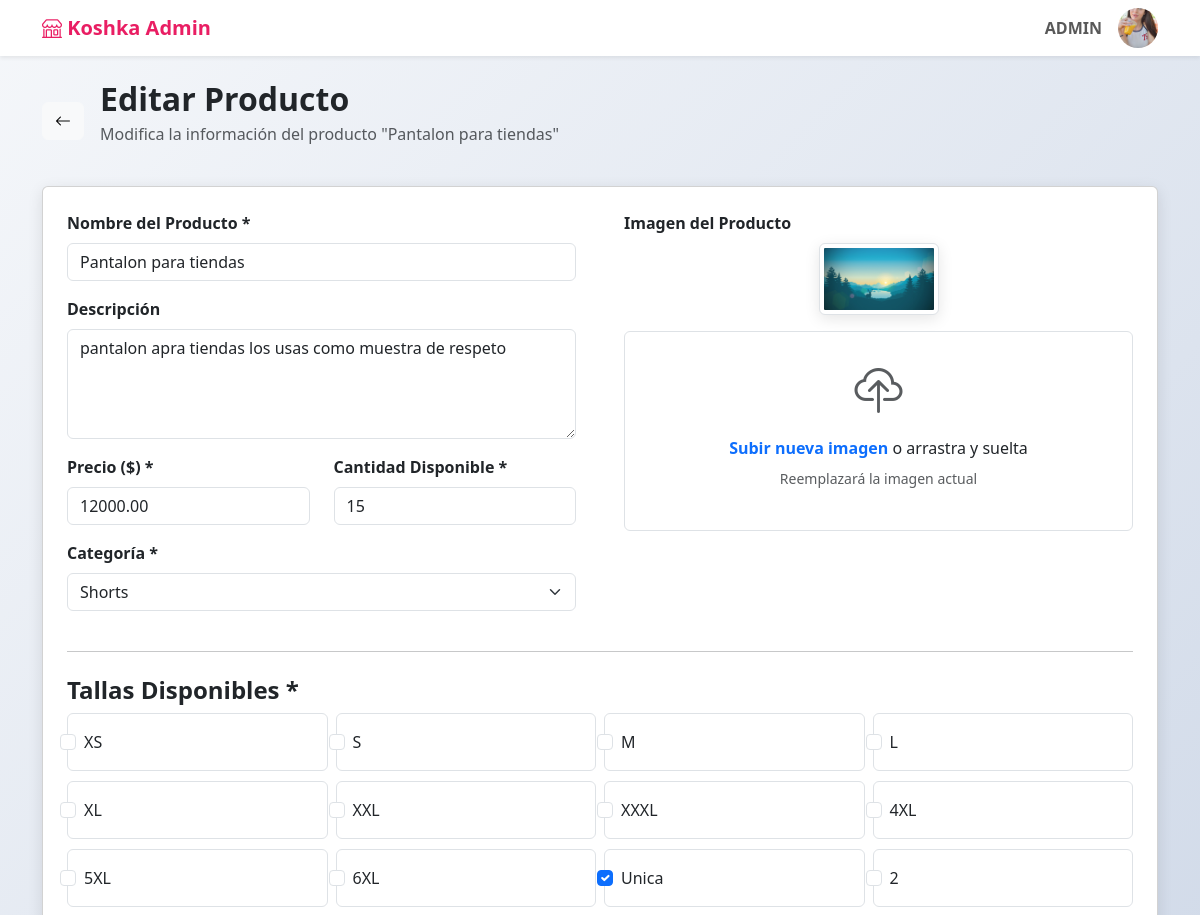
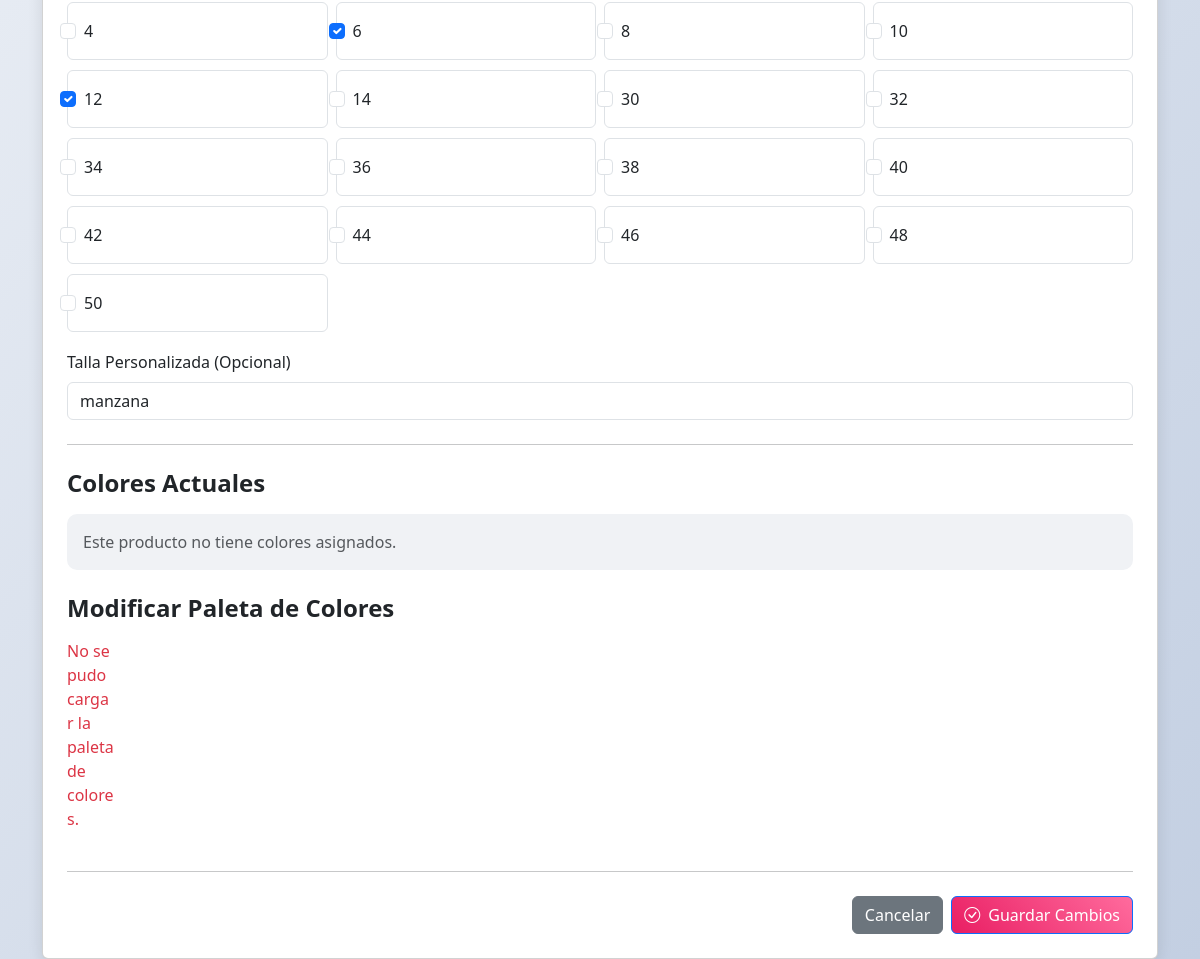
/views/editar.php?id=8 (signed in), run on the app's committed database (2 pictures, top to bottom).
### tables this page shows
CREATE TABLE `user` (
  `id` int(11) NOT NULL,
  `Pin` int(6) NOT NULL,
  `NombreCompleto` varchar(100) NOT NULL,
  `Email` varchar(100) NOT NULL,
  `Usuario` varchar(50) NOT NULL,
  `Contraseña` varchar(255) NOT NULL,
  `creado_en` timestamp NOT NULL DEFAULT current_timestamp(),
  `img` varchar(255) NOT NULL
);

CREATE TABLE `productos` (
  `id` int(11) NOT NULL,
  `nombre` varchar(150) NOT NULL,
  `descripcion` text DEFAULT NULL,
  `precio` decimal(10,2) NOT NULL,
  `stock` int(11) DEFAULT 0,
  `categoria_id` int(11) DEFAULT NULL,
  `img` varchar(255) NOT NULL,
  `estado` enum('activo','inactivo') DEFAULT 'activo'
);

CREATE TABLE `categorias_ropa` (
  `id` int(11) NOT NULL,
  `nombre` varchar(100) NOT NULL,
  `descripcion` text DEFAULT NULL
);

CREATE TABLE `tallas_ropa` (
  `id` int(11) NOT NULL,
  `talla` varchar(10) NOT NULL,
  `tipo` varchar(50) DEFAULT NULL,
  `descripcion` text DEFAULT NULL
);

CREATE TABLE `producto_talla` (
  `id` int(11) NOT NULL,
  `producto_id` int(11) NOT NULL,
  `talla_id` int(11) DEFAULT NULL,
  `talla_personalizada` varchar(50) DEFAULT NULL
);

### php/editar.php (called while the page is built, shortened)
<?php
require "../config/db.php";
$userName = $_SESSION['user_name'];
if ($_SERVER['REQUEST_METHOD'] === 'GET' && isset($_GET['id'])) {
    $id = intval($_GET['id']);
    $stmt = $conexion->prepare("SELECT * FROM productos WHERE id = ?");
    $stmt->execute([$id]);
    $producto = $stmt->fetch(PDO::FETCH_ASSOC);
    $categorias = $conexion->query("SELECT * FROM categorias_ropa")->fetchAll(PDO::FETCH_ASSOC);
    $tallasDisponibles = $conexion->query("SELECT * FROM tallas_ropa ORDER BY id ASC")->fetchAll(PDO::FETCH_ASSOC);
    $stmtTallas = $conexion->prepare("SELECT talla_id FROM producto_talla WHERE producto_id = ? AND talla_id IS NOT NULL");
    $stmtTallas->execute([$id]);
    $tallas = $stmtTallas->fetchAll(PDO::FETCH_COLUMN);
    $stmtCustom = $conexion->prepare("SELECT talla_personalizada FROM producto_talla WHERE producto_id = ? AND talla_personalizada IS NOT NULL LIMIT 1");
    $stmtCustom->execute([$id]);
    $tallaPersonalizada = $stmtCustom->fetchColumn();
} else {
    header("Location: ../views/index.php");
    exit();
}
?>

### views/editar.php (the view, shortened to what this page needs)
<?php
require "../php/editar.php";
?>
<!DOCTYPE html>
<html lang="es">
<head>
    <link rel="stylesheet" href="../css/editar.css">
    <link href="https://cdn.jsdelivr.net/npm/bootstrap@5.3.0/dist/css/bootstrap.min.css" rel="stylesheet">
    <link href="https://cdn.jsdelivr.net/npm/bootstrap-icons@1.10.0/font/bootstrap-icons.css" rel="stylesheet">
</head>
<body>
    <?php include "nav.php"; ?>
    <div class="container mt-4">
        <div class="d-flex align-items-center mb-4">
            <a href="index.php" class="btn btn-light me-3"><i class="bi bi-arrow-left"></i></a>
            <div>
                <h2 class="fw-bold text-dark mb-1">Editar Producto</h2>
                <p class="text-muted">Modifica la información del producto "<?= htmlspecialchars($producto['nombre']); ?>"</p>
            </div>
        </div>
        <div class="card">
            <div class="card-body p-4">
                <form method="POST" enctype="multipart/form-data" action="../php/editar.php">
                    <div class="row gx-5">
                        <div class="col-lg-6">
                            <div class="mb-3">
                                <label for="productName" class="form-label fw-semibold">Nombre del Producto *</label>
                                <input type="text" class="form-control" name="productName" id="productName" value="<?= htmlspecialchars($producto['nombre']); ?>" required>
                            </div>
                            <div class="mb-3">
                                <label for="productDescription" class="form-label fw-semibold">Descripción</label>
                                <textarea class="form-control" name="productDescription" id="productDescription" rows="4"><?= htmlspecialchars($producto['descripcion']); ?></textarea>
                            </div>
                            <div class="row">
                                <div class="col-md-6">
                                    <div class="mb-3">
                                        <label for="productPrice" class="form-label fw-semibold">Precio ($) *</label>
                                        <input type="number" class="form-control" name="productPrice" id="productPrice" step="0.01" value="<?= $producto['precio']; ?>" required>
                                    </div>
                                </div>
                                <div class="col-md-6">
                                    <div class="mb-3">
                                        <label for="productStock" class="form-label fw-semibold">Cantidad Disponible *</label>
                                        <input type="number" class="form-control" name="productStock" id="productStock" value="<?= $producto['stock']; ?>" required>
                                    </div>
                                </div>
                            </div>
                            <div class="mb-3">
                                <label for="productCategory" class="form-label fw-semibold">Categoría *</label>
                                <select class="form-select" name="productCategory" id="productCategory" required>
                                    <?php foreach ($categorias as $cat): ?>
                                        <option value="<?= $cat['id']; ?>" <?= $cat['id'] == $producto['categoria_id'] ? 'selected' : '' ?>>
                                            <?= htmlspecialchars($cat['nombre']); ?>
                                        </option>
                                    <?php endforeach; ?>
                                </select>
                            </div>
                        </div>
                        <div class="col-lg-6">
                            <div class="mb-3">
                                <label class="form-label fw-semibold">Imagen del Producto</label>
                                <div class="mb-2 text-center">
                                    <?php if (!empty($producto['img'])): ?>
                                        <img src="<?= $producto['img']; ?>" alt="Imagen actual" class="current-image img-thumbnail mb-2">
                                    <?php endif; ?>
                                </div>
                                <div class="upload-area text-center border rounded p-4 position-relative" id="uploadArea" style="cursor: pointer; overflow: hidden; min-height: 200px;">
                                    <div id="uploadPlaceholder">
                                        <i class="bi bi-cloud-upload text-muted" style="font-size: 3rem;"></i>
                                        <p class="mt-2 mb-2"><span class="text-primary fw-semibold">Subir nueva imagen</span> o arrastra y suelta</p>
                                        <p class="text-muted small">Reemplazará la imagen actual</p>
                                    </div>
                                </div>
                            </div>
                        </div>
                    </div>
                    <hr class="my-4">
                    <div class="mb-4">
                        <h4 class="fw-semibold">Tallas Disponibles *</h4>
                        <div class="row g-2">
                            <?php foreach ($tallasDisponibles as $t): ?>
                                <div class="col-6 col-sm-4 col-md-3">
                                    <div class="form-check border rounded p-3">
                                        <input class="form-check-input" type="checkbox" name="tallas[]" id="talla<?= $t['id'] ?>" value="<?= $t['id'] ?>" <?= in_array($t['id'], $tallas ?? []) ? 'checked' : '' ?>>
                                        <label class="form-check-label w-100" for="talla<?= $t['id'] ?>"><?= htmlspecialchars($t['talla']) ?></label>
                                    </div>
                                </div>
                            <?php endforeach; ?>
                            <div class="col-12 mt-3">
                                <label for="sizeInput" class="form-label">Talla Personalizada (Opcional)</label>
                                <input type="text" class="form-control" name="talla_personalizada" id="sizeInput" placeholder="Ej: Única, 3XL, etc." value="<?= htmlspecialchars($tallaPersonalizada ?? '') ?>">
                            </div>
                        </div>
                    </div>
                    <hr class="my-4">
                    <div class="mb-4">
                        <h4 class="fw-semibold mb-3">Colores Actuales</h4>
                        <div id="current-colors-container" class="d-flex flex-wrap align-items-center gap-2">
                            <?php if (empty($productoColores)): ?>
                                <p class="text-muted m-0">Este producto no tiene colores asignados.</p>
                            <?php else: ?>
                                <?php foreach ($productoColores as $color): ?>
                                    <span class="color-swatch" style="background-color: <?= htmlspecialchars($color['codigo_hex']); ?>;" title="<?= htmlspecialchars($color['nombre']); ?>"></span>
                                <?php endforeach; ?>
                            <?php endif; ?>
                        </div>
                    </div>
                    <div class="mb-3">
                        <h4 class="mb-3 fw-semibold">Modificar Paleta de Colores</h4>
                        <div id="color-palette-container"></div>
                    </div>
                    <hr class="my-4">
                    <div class="d-flex justify-content-end gap-2">
                        <a href="index.php" class="btn btn-secondary">Cancelar</a>
                        <button type="submit" class="btn btn-primary"><i class="bi bi-check-circle me-2"></i>Guardar Cambios</button>
                    </div>
                </form>
            </div>
        </div>
    </div>
</body>
</html>

### views/nav.php (shortened to what this page needs)
<?php
   $userId = $_SESSION['user_id'];
   $sqlUserImg = "SELECT img FROM user WHERE id = ?";
   $stmtUser = $conexion->prepare($sqlUserImg);
   $stmtUser->execute([$userId]);
   $userData = $stmtUser->fetch(PDO::FETCH_ASSOC);
   $imgFolderPath = __DIR__ . "/../images/perfil/";
   $imgWebPath = "../images/perfil/";
   if (!empty($userData['img']) && file_exists($imgFolderPath . $userData['img'])) {
       $userPhotoURL = $imgWebPath . $userData['img'];
   } else {
       $userPhotoURL = $imgWebPath . "default.png";
   }
   ?>
<nav class="navbar navbar-expand-lg navbar-light bg-white shadow-sm">
    <div class="container">
        <a class="navbar-brand" href="index.php">
            <i class="bi bi-shop"></i> Koshka Admin
        </a>
        <div class="navbar-nav ms-auto">
            <span class="navbar-text me-3"><strong><?= htmlspecialchars($userName) ?></strong></span>
            <div class="dropdown">
                <button class="btn p-0 border-0 bg-transparent" type="button" id="userDropdown" data-bs-toggle="dropdown" aria-expanded="false">
                    <img src="<?= htmlspecialchars($userPhotoURL) ?>" alt="Perfil" class="rounded-circle" style="width: 40px; height: 40px; object-fit: cover;" onerror="this.onerror=null; this.src='../images/perfil/defaul.png';" />
                </button>
            </div>
        </div>
    </div>
</nav>

### css/editar.css (style rules this page uses)
:root { --primary-color: #e91e63; --secondary-color: #f8f9fa; --accent-color: #6c757d; }
body { font-family: 'Inter', sans-serif; background: linear-gradient(135deg, #f5f7fa 0%, #c3cfe2 100%); min-height: 100vh; }
.navbar-brand { font-weight: 700; color: var(--primary-color) !important; }
.card { border: none; border-radius: 15px; box-shadow: 0 4px 15px rgba(0, 0, 0, 0.1); }
.btn-primary { background: linear-gradient(45deg, var(--primary-color), #ff6b9d); border: none; border-radius: 10px; font-weight: 500; padding: 10px 20px; }
.form-control, .form-select { border-radius: 10px; border: 1px solid #e0e0e0; padding: 12px 15px; }
.upload-area { border: 2px dashed #e0e0e0; border-radius: 15px; padding: 40px; text-align: center; transition: border-color 0.3s ease; }
.form-check-input:checked { background-color: var(--primary-color); border-color: var(--primary-color); }
.current-image { width: 120px; height: 120px; object-fit: cover; border-radius: 15px; box-shadow: 0 4px 15px rgba(0, 0, 0, 0.1); }
#color-palette-container { display: grid; gap: 12px; grid-template-columns: repeat(auto-fill, minmax(45px, 1fr)); }
#current-colors-container { background-color: #f0f2f5; padding: 1rem; border-radius: 10px; min-height: 50px; }

### data on the page
user: img (picture)
productos: nombre "Pantalon para tiendas", productName "Pantalon para tiendas", productDescription "pantalon apra tiendas los usas como muestra de respeto", productPrice "12000.00", productStock "15", productCategory "Shorts", img (picture)
tallas_ropa: talla "XS"
tallas_ropa: talla "S"
tallas_ropa: talla "M"
tallas_ropa: talla "L"
tallas_ropa: talla "XL"
tallas_ropa: talla "XXL"
tallas_ropa: talla "XXXL"
tallas_ropa: talla "4XL"
tallas_ropa: talla "5XL"
tallas_ropa: talla "6XL"
tallas_ropa: id "☑", talla "Unica"
tallas_ropa: talla "2"
tallas_ropa: talla "4"
tallas_ropa: id "☑", talla "6"
tallas_ropa: talla "8"
tallas_ropa: talla "10"
tallas_ropa: id "☑", talla "12"
tallas_ropa: talla "14"
tallas_ropa: talla "30"
tallas_ropa: talla "32"
tallas_ropa: talla "34"
tallas_ropa: talla "36"
tallas_ropa: talla "38"
tallas_ropa: talla "40"
tallas_ropa: talla "42"
tallas_ropa: talla "44"
tallas_ropa: talla "46"
tallas_ropa: talla "48"
tallas_ropa: talla "50"
producto_talla: talla_personalizada "manzana"

### other printed values
$userName "ADMIN"
